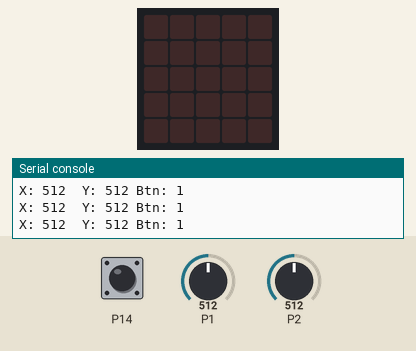
This program was run on a simulated BBC micro:bit running MicroPython. On the bench: the board's 5×5 LED display, the last lines printed to the serial console. The test bench sets the inputs (shaded band); at power-on: P14 HIGH, P1 = 512, P2 = 512 (analog values on the 0–1023 scale).

Above: at 1.2 s.
1.3 s: P14 pulled LOW for 0.6 s
At 1.9 s:
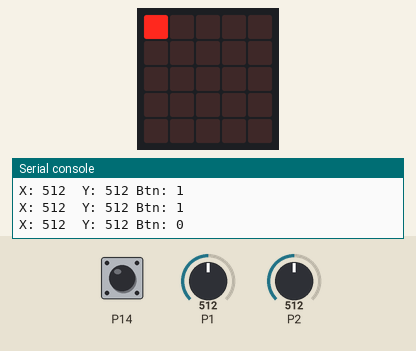
6.5 s: P14 pulled LOW for 1 s
Timing chart, 0 to 9.5 s (numbered marks = the images above; inputs shaded):
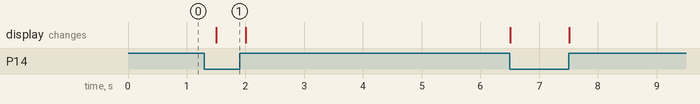

Measured:
- after the input at 1.3 s, the display: changes after 0.20 s (image 1)

The program:

test.py
```python
from microbit import *
import sys

pin14.set_pull(pin14.PULL_UP)

while True:
    b = pin14.read_digital()
    if b == 0:
        display.set_pixel(0, 0, 9)
    else:
        display.set_pixel(0, 0, 0)

    x = pin1.read_analog()
    y = pin2.read_analog()

    print("X:", x, " Y:", y, "Btn:", b)
    sleep(500)
```
